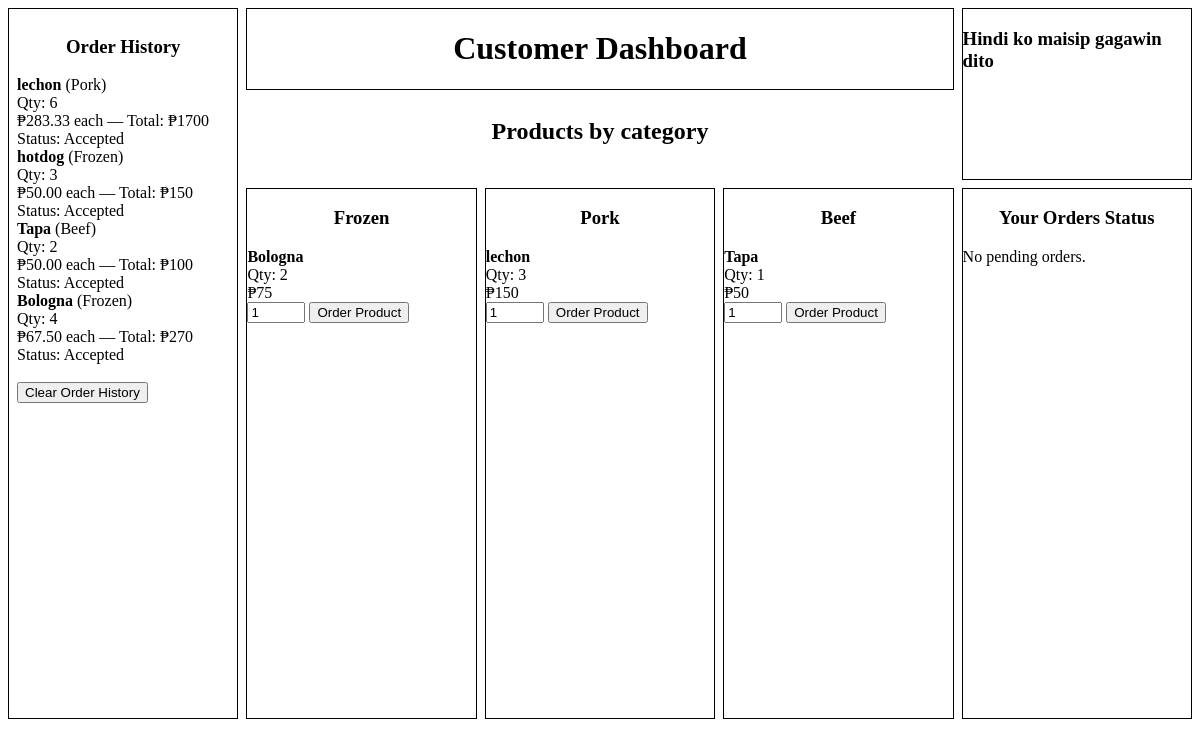
/Customer_dashboard/customer_dashboard.php, run on the app's committed database.
### tables this page shows
CREATE TABLE `products_tbl` (
  `id` int(100) NOT NULL,
  `product_name` varchar(255) NOT NULL,
  `price` int(100) NOT NULL,
  `quantity` int(100) NOT NULL,
  `category` enum('Frozen','Pork','Beef') NOT NULL,
  `status` enum('pending','accepted') NOT NULL
);

### Admin_dashboard/admin.php (called while the page is built, shortened)
<?php
function getProductsByCategory($conn) {
    $sql = "SELECT id, product_name, category, price, quantity FROM products_tbl WHERE status = 'accepted' AND quantity > 0 ORDER BY category, product_name";
    $result = $conn->query($sql);
    $products = [
        "Frozen" => [],
        "Pork"   => [],
        "Beef"   => []
    ];
    if ($result && $result->num_rows > 0) {
        while ($row = $result->fetch_assoc()) {
            $cat = $row['category'];
            if (isset($products[$cat])) {
                $products[$cat][] = $row;
            }
        }
    }
    return $products;
}
function getCustomerOrderHistory($conn) {
    $sql = "SELECT p.product_name,
                   MAX(p.category) AS category,
                   o.status,
                   SUM(o.quantity) AS quantity,
                   SUM(o.quantity * p.price) AS total_price,
                   ROUND(SUM(o.quantity * p.price) / SUM(o.quantity), 2) AS price
            FROM orders_tbl o
            JOIN products_tbl p ON o.product_id = p.id
            WHERE o.status IN ('accepted', 'rejected')
            GROUP BY p.product_name, o.status
            ORDER BY MAX(o.created_at) DESC";
    $result = $conn->query($sql);
    $history = [];
    if ($result && $result->num_rows > 0) {
        while ($row = $result->fetch_assoc()) {
            $history[] = $row;
        }
    }
    return $history;
}
?>

### Customer_dashboard/customer_dashboard.php (the view, shortened to what this page needs)
<?php
    require "../Admin_dashboard/admin.php";
    $products = getProductsByCategory($conn);
    $orders = getCustomerOrders($conn);
    $orderHistory = getCustomerOrderHistory($conn);
?>
<!DOCTYPE html>
<html lang="en">
<head>
    <link rel="stylesheet" href="../Admin_dashboard/admin.css">
</head>
<body>
<div class="parent">
    <div class="title">
        <h1>Customer Dashboard</h1>
    </div>
    <div class="menu">
        <h3>Order History</h3>
        <?php if (empty($orderHistory)): ?>
            <p>No past orders yet.</p>
        <?php else: ?>
            <?php foreach ($orderHistory as $item): ?>
                <div class="product-item">
                    <strong><?php echo htmlspecialchars($item['product_name']); ?></strong>
                    (<?php echo htmlspecialchars($item['category']); ?>)<br>
                    Qty: <?php echo htmlspecialchars($item['quantity']); ?><br>
                    ₱<?php echo htmlspecialchars($item['price']); ?> each — Total: ₱<?php echo htmlspecialchars($item['total_price']); ?><br>
                    Status: <?php echo htmlspecialchars(ucfirst($item['status'])); ?>
                </div>
            <?php endforeach; ?>
        <?php endif; ?><br>
        <button class="clearHistory">Clear Order History</button>
    </div>
    <div class="cat1">
        <h3>Frozen</h3>
        <?php foreach ($products["Frozen"] as $item): ?>
            <div class="product-item">
                <strong><?php echo htmlspecialchars($item['product_name']); ?></strong><br>
                Qty: <?php echo htmlspecialchars($item['quantity']); ?><br>
                ₱<?php echo htmlspecialchars($item['price']); ?><br>
                <input type="number" class="orderQty" min="1" max="<?php echo (int) $item['quantity']; ?>" value="1" style="width:50px;">
                <button class="orderProduct" data-id="<?php echo $item['id']; ?>">Order Product</button>
            </div>
        <?php endforeach; ?>
    </div>
    <div class="cat2">
        <h3>Pork</h3>
        <?php foreach ($products["Pork"] as $item): ?>
            <div class="product-item">
                <strong><?php echo htmlspecialchars($item['product_name']); ?></strong><br>
                Qty: <?php echo htmlspecialchars($item['quantity']); ?><br>
                ₱<?php echo htmlspecialchars($item['price']); ?><br>
                <input type="number" class="orderQty" min="1" max="<?php echo (int) $item['quantity']; ?>" value="1" style="width:50px;">
                <button class="orderProduct" data-id="<?php echo $item['id']; ?>">Order Product</button>
            </div>
        <?php endforeach; ?>
    </div>
    <div class="cat3">
        <h3>Beef</h3>
        <?php foreach ($products["Beef"] as $item): ?>
            <div class="product-item">
                <strong><?php echo htmlspecialchars($item['product_name']); ?></strong><br>
                Qty: <?php echo htmlspecialchars($item['quantity']); ?><br>
                ₱<?php echo htmlspecialchars($item['price']); ?><br>
                <input type="number" class="orderQty" min="1" max="<?php echo (int) $item['quantity']; ?>" value="1" style="width:50px;">
                <button class="orderProduct" data-id="<?php echo $item['id']; ?>">Order Product</button>
            </div>
        <?php endforeach; ?>
    </div>
    <div class="addProduct">
        <h3>Hindi ko maisip gagawin dito</h3>
    </div>
    <div id="categoryTitle">
        <h2>Products by category</h2>
    </div>
    <div class="pending">
        <h3>Your Orders Status</h3>
        <?php if (empty($orders)): ?>
            <p>No pending orders.</p>
        <?php endif; ?>
    </div>
</div>
</body>
</html>

### Admin_dashboard/admin.css (style rules this page uses)
.parent { display: grid; grid-template-columns: repeat(5, 1fr); grid-template-rows: repeat(8, 1fr); gap: 8px; }
.parent h3 { display: flex; justify-content: center; align-items: center; }
.title { grid-column: span 3 / span 3; grid-column-start: 2; grid-row-start: 1; border: 1px solid black; }
.title h1 { display: flex; justify-content: center; align-items: center; }
.menu { grid-row: span 8 / span 8; grid-column-start: 1; grid-row-start: 1; border: 1px solid black; overflow-y: auto; padding: 8px; box-sizing: border-box; }
.cat1 { grid-row: span 6 / span 6; grid-column-start: 2; grid-row-start: 3; border: 1px solid black; }
.cat2 { grid-row: span 6 / span 6; grid-column-start: 3; grid-row-start: 3; border: 1px solid black; }
.cat3 { grid-row: span 6 / span 6; grid-column-start: 4; grid-row-start: 3; border: 1px solid black; }
.addProduct { grid-row: span 2 / span 2; grid-column-start: 5; grid-row-start: 1; border: 1px solid black; }
#categoryTitle { grid-column: span 3 / span 3; grid-column-start: 2; grid-row-start: 2; }
#categoryTitle h2 { display: flex; align-items: center; justify-content: center; }
.pending { grid-row: span 6 / span 6; grid-column-start: 5; grid-row-start: 3; border: 1px solid black; }

### data on the page
products_tbl: product_name "Bologna", quantity "2", price "75"
products_tbl: product_name "lechon", quantity "3", price "150"
products_tbl: product_name "Tapa", quantity "1", price "50"

### other printed values
$item['product_name'] "lechon"
$item['category'] "Pork"
$item['quantity'] "6"
$item['price'] "283.33"
$item['total_price'] "1700"
$item['status'] "Accepted"
$item['product_name'] "hotdog"
$item['category'] "Frozen"
$item['quantity'] "3"
$item['price'] "50.00"
$item['total_price'] "150"
$item['product_name'] "Tapa"
$item['category'] "Beef"
$item['quantity'] "2"
$item['total_price'] "100"
